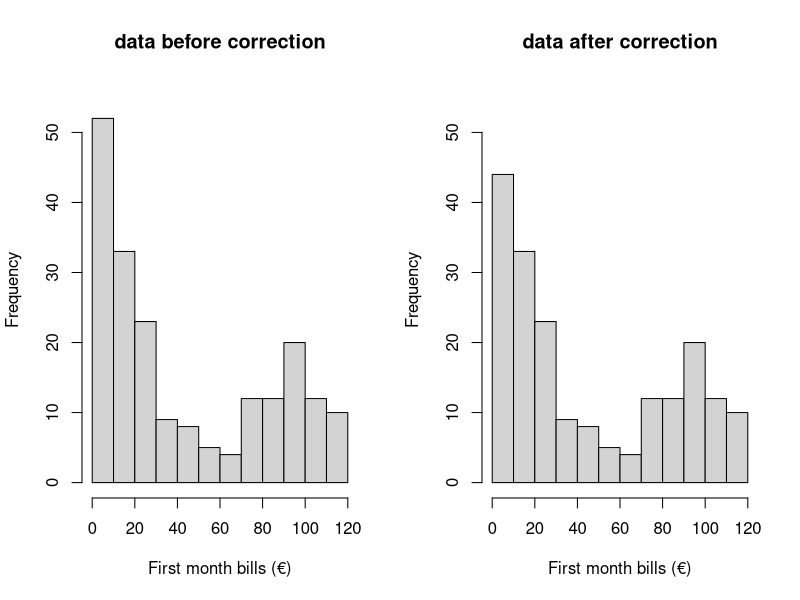

Generate this figure with R: (Note: this script raises an error after producing the figure.)
## ---- chunk 1
knitr::opts_chunk$set(echo = TRUE)
options(digits=3)
## ---- chunk 2
birth = read.table("birthweight.txt",header=TRUE)
birthweight = birth$birthweight
## ---- chunk 3
mean(birthweight)
## ---- chunk 4
shapiro.test(birthweight)[2]
## ---- chunk 5
alpha = .1
t.test(birthweight, alternative = "l", conf.level = 1-alpha, mu = 2800)[3]
## ---- chunk 6
alpha = .05
t.test(birthweight, alternative = "l", conf.level = 1-alpha, mu = 2800)[3]

alpha = .05
## ---- chunk 7
tel_data = read.table("telephone.txt",header=TRUE)
## ---- chunk 8
# remove 0-values
corrected_tel_data = tel_data[apply(tel_data, 1, function(row) all(row !=0 )), ]

# plot histograms
par(mfrow=c(1,2))
hist(tel_data$Bills, xlab = "First month bills (€)", main = "data before correction", ylim = c(0,55))
hist(corrected_tel_data, xlab = "First month bills (€)", main = "data after correction", ylim = c(0,55))

B=1000
p=numeric(B)
for (i in 1:length(nus)) {
  nu = nus[i]
  for (b in 1:B) {
    x=rnorm(n,mu,sd);
    y=rnorm(m,nu,sd);
    p[b]=t.test(x,y,var.equal = TRUE)[[3]]}
  a <- table(p)
  powers[i] = length(a[names(a)<0.05])/length(a)
} 
powers_b = powers
nus_b = nus

# plot2 = plot(nus, powers)
# plot boxplots
par(mfrow=c(1,2))
boxplot(tel_data$Bills, ylab = "€", main = "data before correction")
boxplot(corrected_tel_data, ylab = "€", main = "data after correction")
## ---- chunk 9
plot(nus_a, powers_a, main="Results 2", xlab="nu", ylab="fraction of power < 0.05", pch=20, col="blue")
lines(nus_a, powers_a, xlab="nu", pch=20, col="blue")
points(nus_b, powers_b, xlab="nu", pch=20, col="red")
lines(nus_b, powers_b, xlab="nu", pch=20, col="red")
points(nus_c, powers_c, xlab="nu", pch=20, col="green")
lines(nus_c, powers_c, xlab="nu", pch=20, col="green")
legend(184, 0.5, legend=c("a", "b", "c"), col=c("blue", "red", "green"), lty=1, cex=0.8)
## ---- chunk 10
lamb = .05
hist(corrected_telephone_data, prob=T, ylim = c(0,0.05))
x = seq(0, length(corrected_telephone_data),length=1000)
f = lamb*exp(-lamb*x )
lines(x,f,col="blue",lwd=2)
## ---- chunk 11
t = median(corrected_telephone_data)
B=1000
tstar=numeric(B)
n=length(corrected_telephone_data)
for (i in 1:B){
  xstar=rexp(n, lamb)
  tstar[i]=median(xstar)}
  hist(tstar,prob=T)
  
p_left=sum(tstar<t)/B
p_right=sum(tstar>t)/B
p=2*min(p_left,p_right)
p_left;p_right;p
## ---- chunk 12
set.seed(10)
B=5000
Tstar=numeric(B)
T1 = median(corrected_tel_data)

for(i in 1:B) {
  Xstar=sample(corrected_tel_data,replace=TRUE)
  Tstar[i]=median(Xstar) }
  Tstar025=quantile(Tstar,0.025)
  Tstar975=quantile(Tstar,0.975)
  
population_median = mean(Tstar)
cat('95% CI = [',2*T1-Tstar975, '-',2*T1-Tstar025,'] with population median:', population_median)
## ---- chunk 13
B=5000
Tstar=numeric(B)

for(i in 1:B) {
  Xstar=sample(corrected_tel_data,replace=TRUE)
  Tstar[i]=mean(Xstar) 
  }
Tstar025=quantile(Tstar,0.025)
Tstar975=quantile(Tstar,0.975)

# we use the estimated median from 3b as the population median
c(2*population_median-Tstar975,2*population_median-Tstar025)
## ---- chunk 14
hist(Tstar, prob=T)
## ---- chunk 15
qqnorm(Tstar)
## ---- chunk 16
error = qnorm(0.975)*sd(Tstar)/sqrt(length(Tstar))
left = mean(Tstar) - error
right = mean(Tstar) + error

cat('95% CI =[',left,right,']')


est_lamb = 1/(mean(Tstar))
est_lamb


## ---- chunk 17
hist(corrected_tel_data, prob=T, ylim = c(0,0.05))
x = seq(0, length(corrected_tel_data),length=1000)
f = est_lamb*exp(-est_lamb*x )
lines(x,f,col="blue",lwd=2)
## ---- chunk 18
wilcox.test(corrected_tel_data, mu=40, alternative="less")
## ---- chunk 19
B=5000
Tstar=numeric(B)
T1 = 10

for(i in 1:B) {
  Xstar=sample(corrected_tel_data,replace=TRUE)
  Tstar[i]=sum(Xstar < T1) / length(Xstar)
  }
Tstar95=quantile(Tstar,0.95)
Tstar95
## ---- chunk 20
# Load data
run = read.table("run.txt",header=TRUE)
lemo = subset(run, drink == "lemo")
energy = subset(run, drink == "energy")
## ---- chunk 21
# qqnorm(run$before, main = "Normal Q-Q plot before drink")
# qqnorm(run$after, main = "Normal Q-Q plot after drink")
shapiro.test(run$before)
shapiro.test(run$after)
## ---- chunk 22
plot(run$before, run$after, xlab="Run time before drink", ylab="Run time after drink")
cor.test(run$before, run$after,  method = "pearson")
## ---- chunk 23
# qqnorm(lemo$before)
shapiro.test(lemo$before)
# qqnorm(lemo$after)
shapiro.test(lemo$after)

# qqnorm(energy$before)
shapiro.test(energy$before)
# qqnorm(energy$after)
shapiro.test(energy$after)
## ---- chunk 24
t.test(lemo$before, lemo$after, paired = TRUE, var.equal = FALSE)
t.test(energy$before, energy$after, paired = TRUE, var.equal = FALSE)
## ---- chunk 25
lemo_diff = lemo$before - lemo$after
energy_diff = energy$before - energy$after

# qqnorm(lemo_diff)
shapiro.test(lemo_diff)
# qqnorm(energy_diff)
shapiro.test(energy_diff)

t.test(lemo_diff, energy_diff, paired = FALSE)
## ---- chunk 26
# chickwts$feed
sun = chickwts[chickwts$feed == "sunflower",]$weight
meat = chickwts[chickwts$feed == "meatmeal",]$weight
# sun$weight; meat$weight

# hist(sun)
# hist(meat)

#check for normality, p > 0.05 means no reason to assume non-normal data.
shapiro.test(sun)
shapiro.test(meat)

t.test(sun,meat, paired = FALSE)
wilcox.test(sun,meat)
ks.test(sun,meat)
## ---- chunk 27
chickwts = chickwts

boxplot(weight ~ feed, data=chickwts,las=2)
# stripchart(weight ~ feed, data=chickwts, vertical=TRUE,las=2)

chickaov = lm(weight ~ feed, data = chickwts)
anova(chickaov)
## ---- chunk 28
plot(chickaov, 1)
## ---- chunk 29
plot(chickaov, 2)
shapiro.test(residuals(chickaov))
